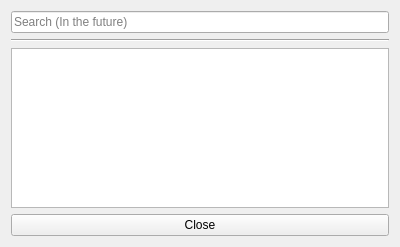
<?xml version="1.0" encoding="UTF-8"?>
<ui version="4.0">
 <class>MovieBrowser</class>
 <widget class="QWidget" name="MovieBrowser">
  <property name="geometry">
   <rect>
    <x>0</x>
    <y>0</y>
    <width>400</width>
    <height>247</height>
   </rect>
  </property>
  <property name="windowTitle">
   <string>Form</string>
  </property>
  <layout class="QGridLayout" name="gridLayout">
   <item row="0" column="0">
    <layout class="QVBoxLayout" name="verticalLayout">
     <item>
      <widget class="QLineEdit" name="searchTextBox">
       <property name="placeholderText">
        <string>Search (In the future)</string>
       </property>
      </widget>
     </item>
     <item>
      <widget class="Line" name="line">
       <property name="orientation">
        <enum>Qt::Horizontal</enum>
       </property>
      </widget>
     </item>
     <item>
      <widget class="QTableView" name="movieTableView">
       <property name="alternatingRowColors">
        <bool>true</bool>
       </property>
       <property name="selectionBehavior">
        <enum>QAbstractItemView::SelectRows</enum>
       </property>
       <property name="showGrid">
        <bool>false</bool>
       </property>
       <attribute name="verticalHeaderVisible">
        <bool>false</bool>
       </attribute>
      </widget>
     </item>
     <item>
      <widget class="QPushButton" name="closeButton">
       <property name="text">
        <string>Close</string>
       </property>
      </widget>
     </item>
    </layout>
   </item>
  </layout>
 </widget>
 <resources/>
 <connections/>
</ui>
